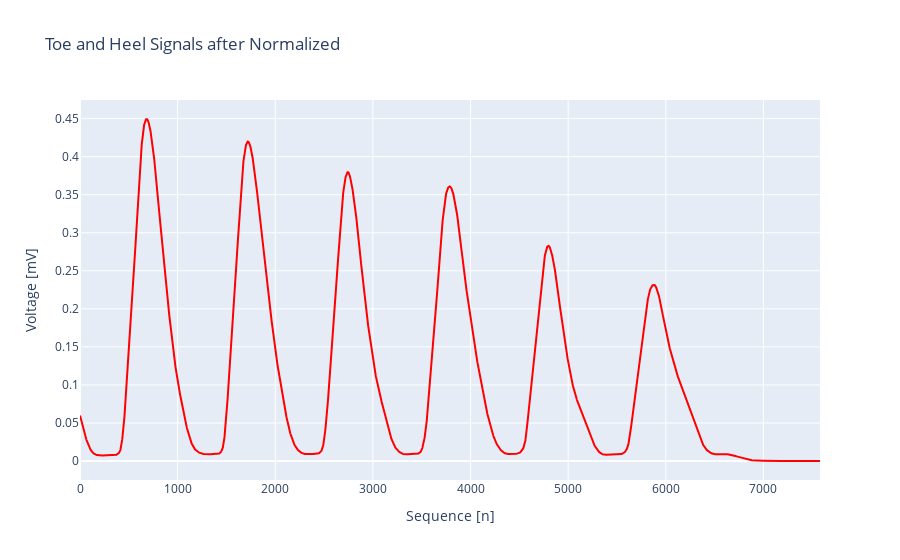

Write notebook code for a chart like this one.
### Code cell
norm = []

for i in range(len(Rxy)):
    norm.append(Rxy[i] / (len(Rxy)- i))

i = np.arange(0, len(norm), 1)
plotly_fig_norm = go.Figure()
# Add the heel signal to the plot
plotly_fig_norm.add_trace(go.Scatter(x=i, y=norm, mode='lines', name='Heel Signal', line=dict(color='red')))

# Customize the layout
plotly_fig_norm.update_layout(
    xaxis_title="Sequence [n]",
    yaxis_title="Voltage [mV]",
    title="Toe and Heel Signals after Normalized",
    xaxis=dict(showgrid=True),
    yaxis=dict(showgrid=True)
)

# Show the plot
plotly_fig_norm.show()

### Figure 1 — Plotly figure (JSON) as saved in the notebook; plotly's stock layout.template omitted (floating-point values rounded to 4 significant figures; data arrays with more than 128 entries replaced by an {"elided": "..."} marker saying what was removed)
{"data": [{"line": {"color": "red"}, "mode": "lines", "name": "Heel Signal", "type": "scatter", "x": {"elided": "7581 int values"}, "y": {"elided": "7581 float values"}}], "layout": {"title": {"text": "Toe and Heel Signals after Normalized"}, "xaxis": {"showgrid": true, "title": {"text": "Sequence [n]"}}, "yaxis": {"showgrid": true, "title": {"text": "Voltage [mV]"}}}}
